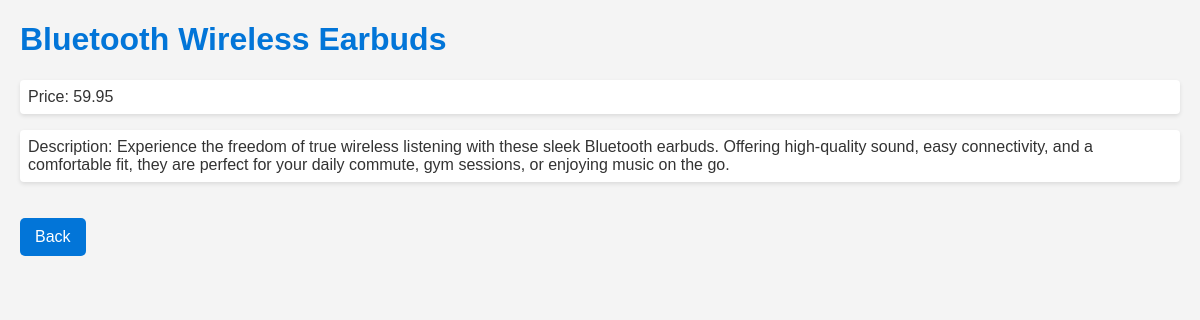
Screenshot of /products/2/ with the database file from the repository.
### myapp/models.py (models this page shows)
class Product(models.Model):
    name = models.CharField(max_length=255)
    price = models.DecimalField(max_digits=6, decimal_places=2)
    description = models.TextField()

### myapp/views.py (the view)
# urls.py: path('products/<int:id>/', views.show, name='show'),
def show(request, id):
    product = get_object_or_404(Product, pk=id)
    return render(request, 'myapp/show.html', {'product': product})

### myapp/templates/myapp/show.html (shortened to what this page needs)
<!DOCTYPE html>
<html lang="en">
<head>
</head>
<body>
    <h1>{{ product.name }}</h1>
    <p>Price: {{ product.price }}</p>
    <p>Description: {{ product.description }}</p>
    <a href="{% url 'index'  %}" class="back-link">Back</a>
</body>
</html>

### myapp/templates/myapp/show.html (style rules this page uses)
body { font-family: Arial, sans-serif; background-color: #f4f4f4; color: #333; margin: 20px; }
h1 { color: #0275d8; }
p { background-color: #ffffff; padding: 8px; border-radius: 4px; box-shadow: 0 2px 4px rgba(0,0,0,0.1); }
a { display: inline-block; margin-top: 20px; padding: 10px 15px; background-color: #0275d8; color: #ffffff; text-decoration: none; border-radius: 5px; transition: background-color 0.3s; }

### rows the page displays
Product: name "Bluetooth Wireless Earbuds", price "59.95", description "Experience the freedom of true wireless listening with these sleek Bluetooth earbuds. Offering high-quality sound, easy connectivity, and a comfortable fit, they are perfect for your daily commute, gym sessions, or enjoying music on the go."
